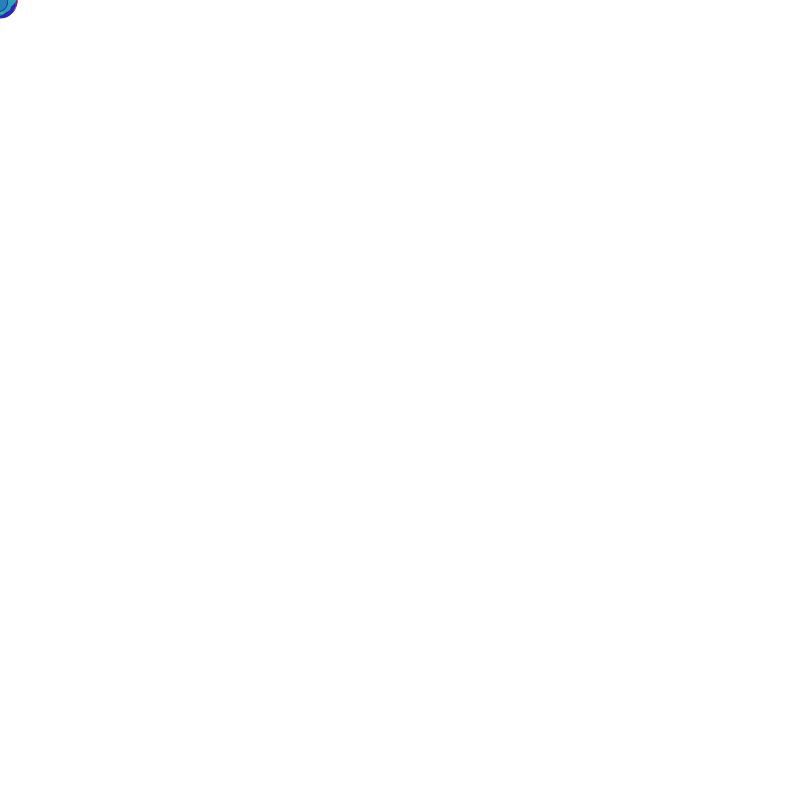
Frame 1 (no input)
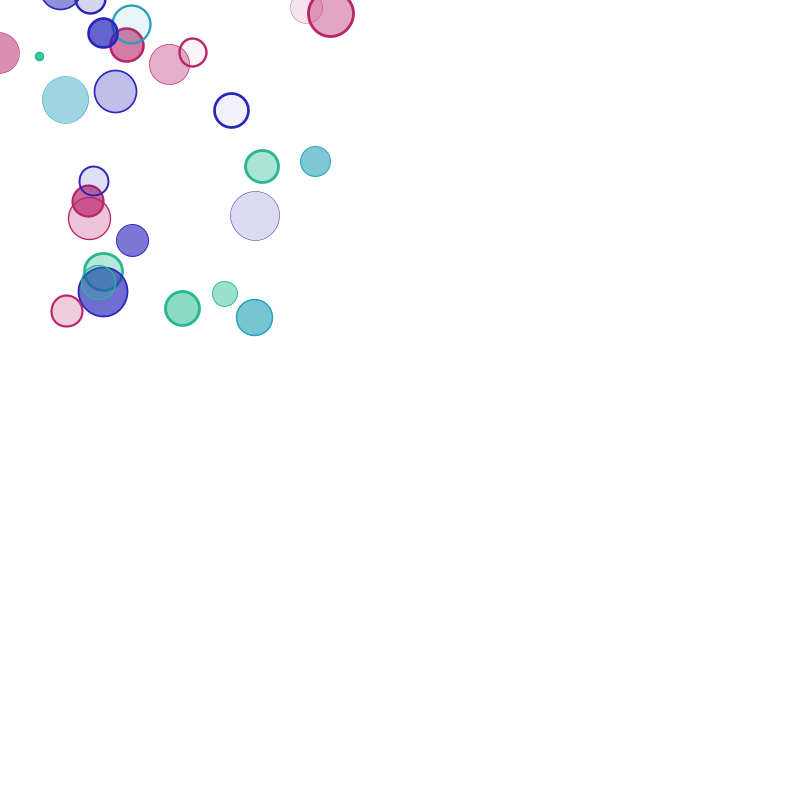
Frame 60 (the mouse pressed at the canvas centre just before this capture)
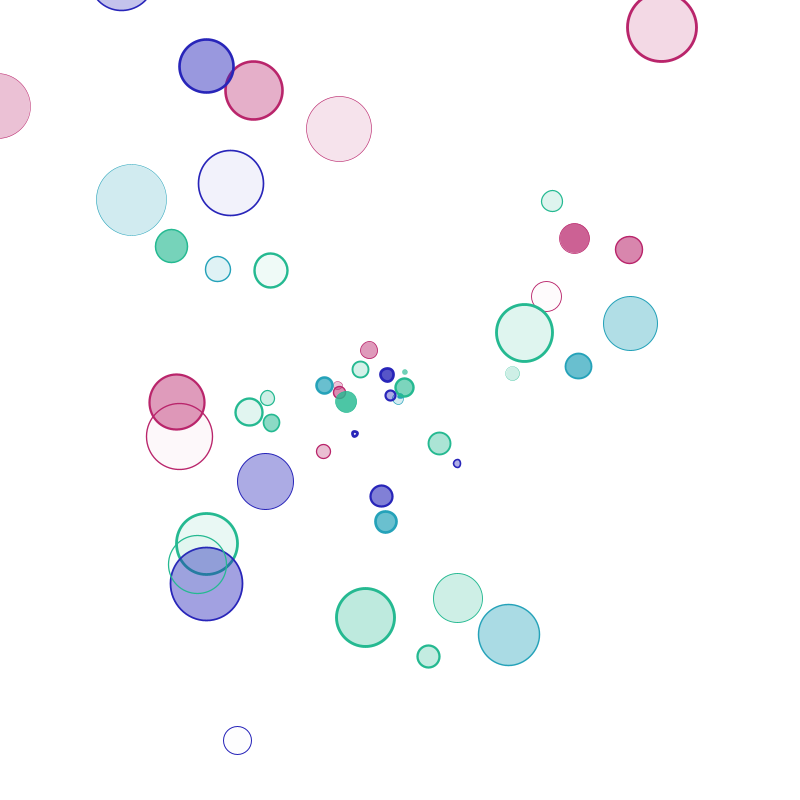
Frame 120 (the mouse held since frame 60 and released just before this capture)

The Processing sketch that drew these frames (run headless with seeded random() and noise(); from frame 60 on, the mouse is pressed at the canvas centre):

// Processing sketch: processing_40816
// ── processing_40816.pde

int n = 100;
Bal[] balArray = new Bal[n];
float[] middelX = new float[n];
float[] middelY = new float[n];
float afstand;
float dichtbijst = 600;
float dichtX, dichtY;

void setup() {
 size(800,800);
 smooth();
 //strokeWeight(3);
 frameRate(50);
 
  for(int i = 0; i < n; i++){
     Kleur kleur = getKleur();
     float speedX = random(-6, 6);
     float speedY = random(-6, 6); 
     float grootte = random(3, 25); 
     float strook = random(0.1,3);
   
     
     balArray[i] = new Bal(kleur, speedX, speedY, grootte, strook);
   }

}


void draw() {
  background(255,255,255);

    for(int i = 0; i < n; i++){
      balArray[i].update();
      balArray[i].display();
      
      middelX[i] = balArray[i].posXBal; //array met middelpunten wordt geinitialiseerd. 
      middelY[i] = balArray[i].posYBal;
      
      
      
        if(balArray[i].cBal.a <= 0) {  //zodra de bal niet meer zichtbaar is, initialiseer je een nieuwe bal.
           
           balArray[i].cBal = getKleur();
           balArray[i].speedXBal = random(-6, 6);
           balArray[i].speedYBal = random(-6, 6); 
           balArray[i].grootteBal = random(1, 15); 
           balArray[i].posXBal = mouseX;
           balArray[i].posYBal = mouseY;
      }
    }
    

    
//    for(int i = 0; i < n; i++){
//      for(int j = 1; j < n-1; j++){
//        if(middelX[i] == middelX[j] && middelY[i] == middelX[i]) {
//          println("zichzelf");
//          break;
//        }
//        afstand = dist(middelX[i], middelY[i], middelX[j], middelY[j]);
//        
////        println("Xi = " + middelX[i]);
////        println("Yi = " + middelY[i]);
////        println("Xj = " + middelX[j]);
////        println("Yj = " + middelY[j]);
//        //println("dist " + afstand);
//        
//        if(afstand <= dichtbijst){
//          dichtbijst = afstand; //als de afstand kleiner is dan de grootste, wordt dat de nieuwe dichtbijst
//          dichtX = middelX[j]; // bewaar de x&y waardes van die afstand
//          dichtY = middelY[j];
//        }
//        afstand = 0;
//      }
//      line(middelX[i], middelY[i], dichtX, dichtY);
////        println("Xi = " + middelX[i]);
////        println("Yi = " + middelY[i]);
////        println("dichtX = " + dichtX);
////        println("dichtY = " + dichtY);
//        
//    }
  
}

class Bal{
  Kleur cBal;
  float posXBal;
  float posYBal;
  float speedXBal;
  float speedYBal;
  float grootteBal;
  float strookBal;

  //constructor
  Bal(Kleur c, float speedX, float speedY, float grootte, float strook) {
   cBal = c; 
   posXBal = mouseX;
   posYBal = mouseY; 
   speedXBal = speedX;
   speedYBal = speedY;
   grootteBal = grootte;
   strookBal = strook;
  }
  
  
  void update() {
    
    posXBal += speedXBal;
    posYBal += speedYBal;
    grootteBal+=0.4;
    if(cBal.a > 0) cBal.a -= 0.15;
    
    
  }
  
  void display() {
    float x = posXBal;
    float y = posYBal;
    
    pushStyle();
      noStroke();
      fill(cBal.getColor());
      ellipse(x, y, grootteBal, grootteBal);
    popStyle();  
            
    pushStyle();
      strokeWeight(strookBal);
      stroke(cBal.getEffen());
      fill(0,0,0,0); //doorschijnend want de alpha waarde = 0
      ellipse(x, y, grootteBal, grootteBal);
    popStyle();
  }
}

class Kleur{
 int r;
 int g;
 int b;
 int a = int(random(0,250));


 color getColor(){
  return color(r,g,b,a);
 }
 
 color getEffen(){ //pak de kleur maar dan zonder de alpha waarde
   return color(r,g,b);
 }
}

Kleur getKleur(){ //initialiseerd de verschillende kleuren
  Kleur k = new Kleur();
  
  switch(int(random(0,4))){
   case 0:
      k.r = 40;
      k.g = 37;
      k.b = 185;
      break;
    case 1:
      k.r = 185;
      k.g = 37;
      k.b = 107;
      break; 
    case 2:
      k.r = 37;
      k.g = 162;
      k.b = 185;
      break;
    case 3:
      k.r = 37;
      k.g = 185;
      k.b = 145;
      break;
    case 4:
      k.r = 131;
      k.g = 185;
      k.b = 37;
      break;
     
  }
  return k;
}
